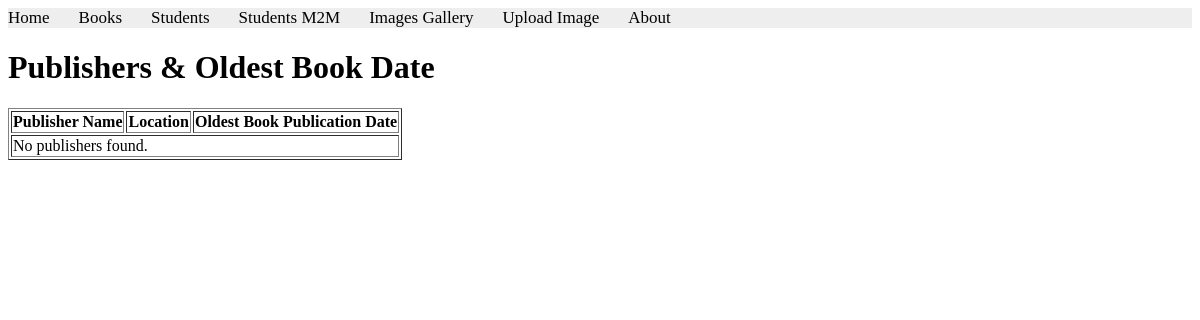
The app's page /books/lab9/task3/, older data.
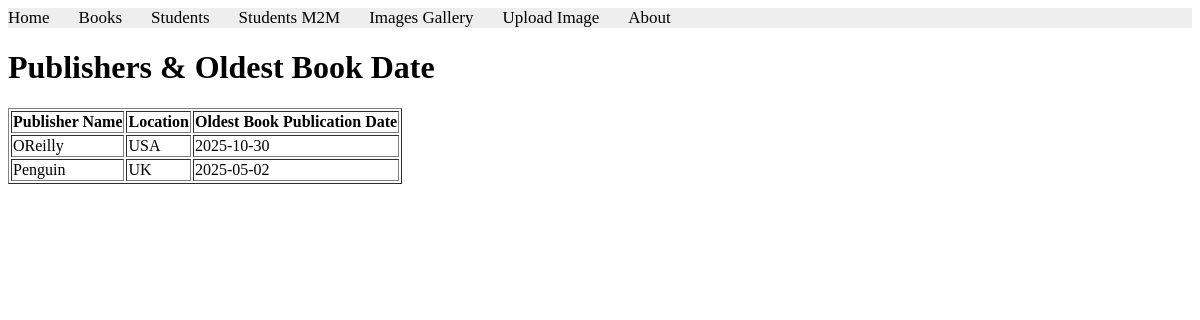
The same page, newer data.
### apps/bookmodule/models.py (models this page shows)
class Publisher(models.Model):
    name = models.CharField(max_length=200)
    location = models.CharField(max_length=300)

### apps/bookmodule/views.py (the view)
# urls.py: path('lab9/task3/', views.lab9_task3, name='lab9_task3'),
def lab9_task3(request):
    publishers = Publisher.objects.annotate(oldest_book_date=Min('book__pubdate'))
    return render(request, 'bookmodule/lab9_task3.html', {'publishers': publishers})

### apps/templates/bookmodule/lab9_task3.html (shortened to what this page needs)
{% extends "layouts/base.html" %}
{% block content %}
<h1>Publishers & Oldest Book Date</h1>
<table border="1">
    <tr>
        <th>Publisher Name</th>
        <th>Location</th>
        <th>Oldest Book Publication Date</th>
    </tr>
    {% for pub in publishers %}
    <tr>
        <td>{{ pub.name }}</td>
        <td>{{ pub.location }}</td>
        <td>
            {{ pub.oldest_book_date|date:"Y-m-d"|default:"No books available" }}
        </td>
    </tr>
    {% empty %}
    <tr>
        <td colspan="3">No publishers found.</td>
    </tr>
    {% endfor %}
</table>
{% endblock %}

Row changes from the older to the newer data that the page shows:
added Publisher: name "OReilly", location "USA", oldest_book_date "2025-10-30"
added Publisher: name "Penguin", location "UK", oldest_book_date "2025-05-02"
Text that changed along with them:
text no longer shown: "No publishers found."
